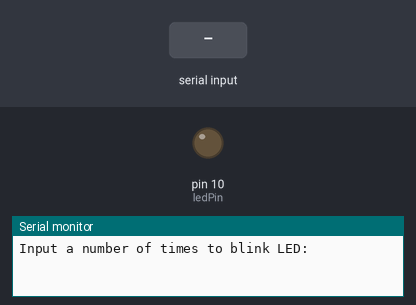
Bench run of a sketch on a simulated Arduino Uno, built with avr-gcc and run on an emulated ATmega328P. Parts: output pins drawn as LEDs (lit = HIGH), the last lines printed to the serial monitor. Dashed ring = blinking. Inputs (shaded band) come from the test bench.

Above: at 1.2 s.
1.3 s: "90,45\n" received over Serial
At 1.6 s:
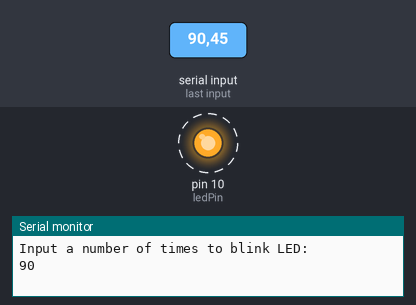
Timing chart, 0 to 10.3 s (numbered marks = the images above; inputs shaded):
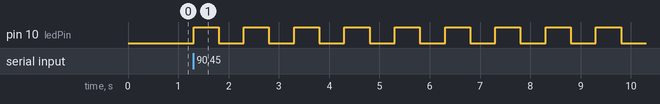

The sketch:

serialInput.ino
```cpp
String msg = "Input a number of times to blink LED: ";
int inputValue;
int ledPin = 10;


void setup() {
  // put your setup code here, to run once:
  Serial.begin(9600);
  pinMode(ledPin, OUTPUT);

}

void loop() {
  Serial.println(msg);

  while(Serial.available() == 0){

  }

  inputValue = Serial.parseInt();
  Serial.println(inputValue);

  for(int i = 0; i < inputValue; i++){
    digitalWrite(ledPin, HIGH);
    delay(500);
    digitalWrite(ledPin, LOW);
    delay(500);
  }


}
```

Measured:
- after the input at 1.3 s, pin 10 (ledPin): alternates HIGH for 0.50 s and LOW for 0.50 s, starting at once
